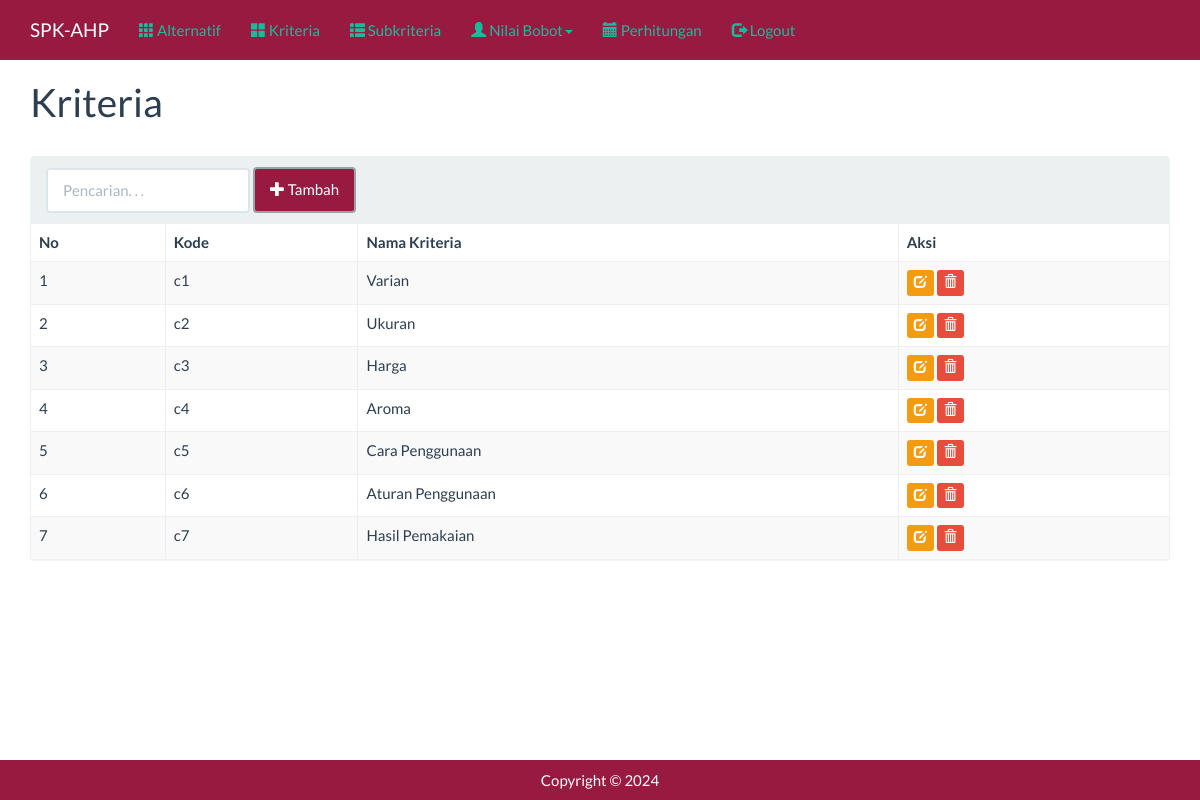
The page /index.php?m=kriteria (signed in) on the database its author committed.
### tables this page shows
CREATE TABLE `tb_kriteria` (
  `kode_kriteria` varchar(16) NOT NULL,
  `nama_kriteria` varchar(256) DEFAULT NULL
);

### config.php (called while the page is built, shortened)
<?php
$config["server"] = 'localhost';
$config["username"] = 'root';
$config["password"] = '';
$config["database_name"] = 'ahp2';

### functions.php (called while the page is built, shortened)
<?php
include 'config.php';
include 'includes/db.php';
$db = new DB($config['server'], $config['username'], $config['password'], $config['database_name']);

### includes/db.php (called while the page is built, shortened)
<?php
class DB
{
    var $conn = null;
    public function __construct($host, $username, $passwd, $dbname)
    {
        $this->conn = mysqli_connect($host, $username, $passwd, $dbname);
    }
    public function query($sql)
    {
        $query = mysqli_query($this->conn, $sql) or die('<pre>Error mysqli_query: ' . mysqli_error($this->conn) . '<br />' . $sql . '</pre>');
        return $query;
    }
    public function get_results($sql)
    {
        $query = $this->query($sql);
        $arr = array();
        while ($row = mysqli_fetch_object($query)) {
            $arr[] = $row;
        }
        return $arr;
    }
}

### kriteria.php (the view, shortened to what this page needs)
<div class="page-header">
    <h1>Kriteria</h1>
</div>
<div class="panel panel-default">
    <div class="panel-heading">
        <form class="form-inline">
            <div class="form-group">
                <input class="form-control" type="text" placeholder="Pencarian. . ." name="q" value="<?= isset($_GET['q']) ? $_GET['q'] : '' ?>" />
            </div>
            <div class="form-group">
                <a style="background-color: #981A40;" class="btn btn-default" href="?m=kriteria_tambah"><span class="glyphicon glyphicon-plus"></span> Tambah</a>
            </div>
        </form>
    </div>
    <div class="table-responsive">
        <table class="table table-bordered table-hover table-striped">
            <thead>
                <tr>
                    <th>No</th>
                    <th>Kode</th>
                    <th>Nama Kriteria</th>
                    <th>Aksi</th>
                </tr>
            </thead>
            <?php
            $q = isset($_GET['q']) ? esc_field($_GET['q']) : '';
            $rows = $db->get_results("SELECT * FROM tb_kriteria WHERE nama_kriteria LIKE '%$q%' ORDER BY kode_kriteria");
            $no = 0;
            foreach ($rows as $row) : ?>
                <tr>
                    <td><?= ++$no ?></td>
                    <td><?= $row->kode_kriteria ?></td>
                    <td><?= $row->nama_kriteria ?></td>
                    <td>
                        <a class="btn btn-xs btn-warning" href="?m=kriteria_ubah&ID=<?= $row->kode_kriteria ?>"><span class="glyphicon glyphicon-edit"></span></a>
                        <a class="btn btn-xs btn-danger" href="aksi.php?act=kriteria_hapus&ID=<?= $row->kode_kriteria ?>" onclick="return confirm('Hapus data?')"><span class="glyphicon glyphicon-trash"></span></a>
                    </td>
                </tr>
            <?php endforeach ?>
        </table>
    </div>
</div>

### assets/css/general.css (style rules this page uses)
html { position: relative; min-height: 100%; }
body { margin-bottom: 70px; }
.page-header { margin-top: 0; padding-bottom: 0; }
.page-header h1 { margin-top: 0; }

### rows shown on the page
tb_kriteria: kode_kriteria "c1", nama_kriteria "Varian"
tb_kriteria: kode_kriteria "c2", nama_kriteria "Ukuran"
tb_kriteria: kode_kriteria "c3", nama_kriteria "Harga"
tb_kriteria: kode_kriteria "c4", nama_kriteria "Aroma"
tb_kriteria: kode_kriteria "c5", nama_kriteria "Cara Penggunaan"
tb_kriteria: kode_kriteria "c6", nama_kriteria "Aturan Penggunaan"
tb_kriteria: kode_kriteria "c7", nama_kriteria "Hasil Pemakaian"
